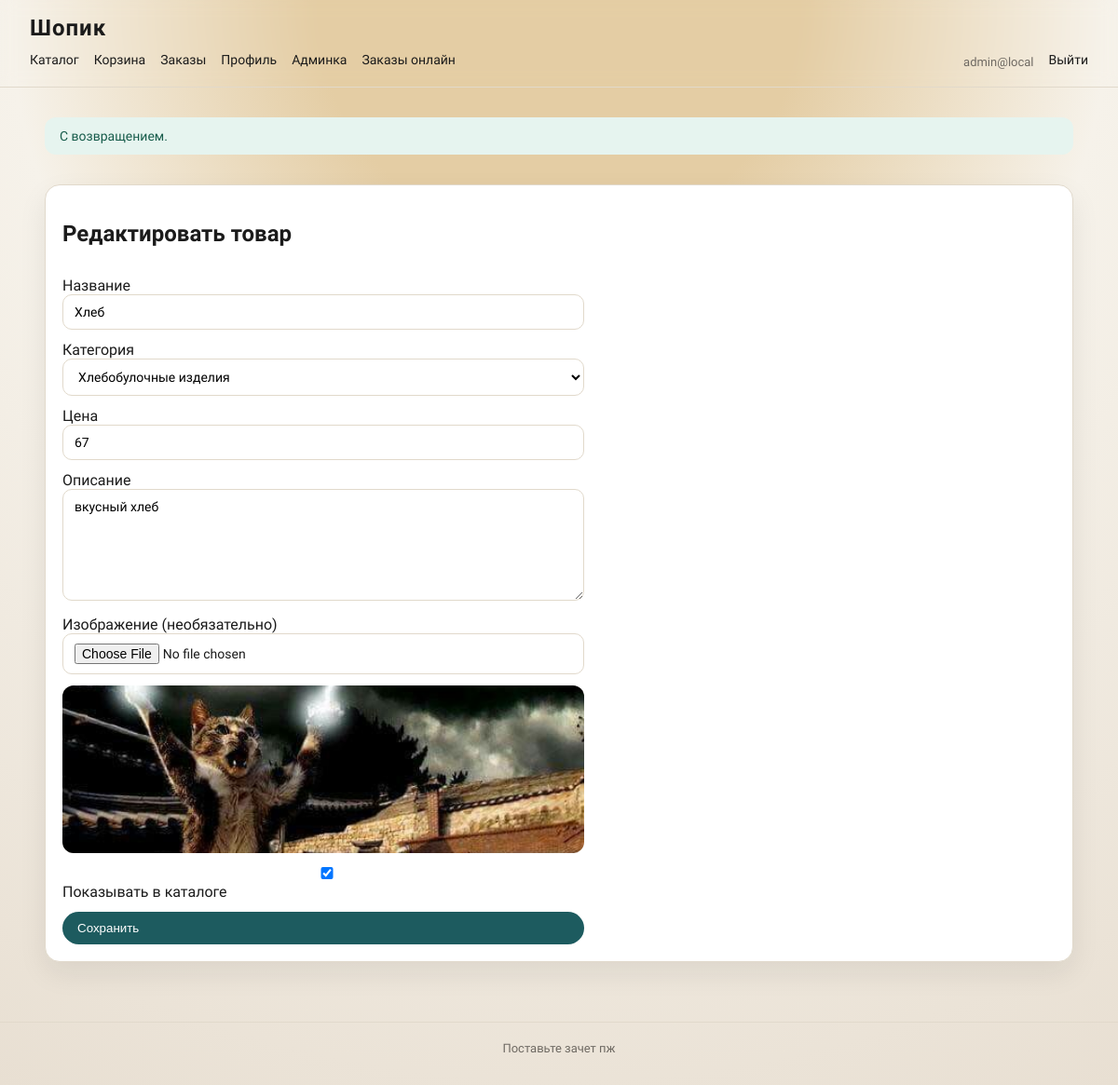
Page /admin/product_edit.php?id=15 (signed in) on the committed database.
### tables this page shows
CREATE TABLE users (
            id INTEGER PRIMARY KEY AUTOINCREMENT,
            email TEXT NOT NULL UNIQUE,
            password_hash TEXT NOT NULL,
            role TEXT NOT NULL DEFAULT "user",
            created_at TEXT NOT NULL DEFAULT CURRENT_TIMESTAMP
        );

CREATE TABLE products (
            id INTEGER PRIMARY KEY AUTOINCREMENT,
            category_id INTEGER NULL,
            name TEXT NOT NULL,
            description TEXT NOT NULL,
            price REAL NOT NULL,
            image_path TEXT NULL,
            is_active INTEGER NOT NULL DEFAULT 1,
            FOREIGN KEY (category_id) REFERENCES categories(id) ON DELETE SET NULL
        );

CREATE TABLE categories (
            id INTEGER PRIMARY KEY AUTOINCREMENT,
            name TEXT NOT NULL
        );

### db.php (called while the page is built, shortened)
<?php
function db(): PDO
{
    static $pdo = null;
    if ($pdo instanceof PDO) {
        return $pdo;
    }
    $dbPath = __DIR__ . '/data/shop.sqlite';
    $pdo = new PDO('sqlite:' . $dbPath);
    $pdo->setAttribute(PDO::ATTR_ERRMODE, PDO::ERRMODE_EXCEPTION);
    $pdo->exec('PRAGMA foreign_keys = ON');
    init_db($pdo);
    return $pdo;
}
function init_db(PDO $pdo): void
{
    $pdo->exec(
        'CREATE TABLE IF NOT EXISTS users (
            id INTEGER PRIMARY KEY AUTOINCREMENT,
            email TEXT NOT NULL UNIQUE,
            password_hash TEXT NOT NULL,
            role TEXT NOT NULL DEFAULT "user",
            created_at TEXT NOT NULL DEFAULT CURRENT_TIMESTAMP
        )'
    );
    $pdo->exec(
        'CREATE TABLE IF NOT EXISTS categories (
            id INTEGER PRIMARY KEY AUTOINCREMENT,
            name TEXT NOT NULL
        )'
    );
    $pdo->exec(
        'CREATE TABLE IF NOT EXISTS products (
            id INTEGER PRIMARY KEY AUTOINCREMENT,
            category_id INTEGER NULL,
            name TEXT NOT NULL,
            description TEXT NOT NULL,
            price REAL NOT NULL,
            image_path TEXT NULL,
            is_active INTEGER NOT NULL DEFAULT 1,
            FOREIGN KEY (category_id) REFERENCES categories(id) ON DELETE SET NULL
        )'
    );
    $pdo->exec(
        'CREATE TABLE IF NOT EXISTS cart_items (
            id INTEGER PRIMARY KEY AUTOINCREMENT,
            user_id INTEGER NOT NULL,
            product_id INTEGER NOT NULL,
            qty INTEGER NOT NULL DEFAULT 1,
            UNIQUE(user_id, product_id),
            FOREIGN KEY (user_id) REFERENCES users(id) ON DELETE CASCADE,
            FOREIGN KEY (product_id) REFERENCES products(id) ON DELETE CASCADE
        )'
    );
    $pdo->exec(
        'CREATE TABLE IF NOT EXISTS orders (
            id INTEGER PRIMARY KEY AUTOINCREMENT,
            user_id INTEGER NOT NULL,
            status TEXT NOT NULL DEFAULT "new",
            created_at TEXT NOT NULL DEFAULT CURRENT_TIMESTAMP,
            FOREIGN KEY (user_id) REFERENCES users(id) ON DELETE CASCADE
        )'
    );
    $pdo->exec(
        'CREATE TABLE IF NOT EXISTS order_items (
            id INTEGER PRIMARY KEY AUTOINCREMENT,
            order_id INTEGER NOT NULL,
            product_id INTEGER NOT NULL,
            qty INTEGER NOT NULL,
            price REAL NOT NULL,
            FOREIGN KEY (order_id) REFERENCES orders(id) ON DELETE CASCADE,
            FOREIGN KEY (product_id) REFERENCES products(id) ON DELETE CASCADE
        )'
    );
    $adminExists = (int) $pdo->query("SELECT COUNT(*) FROM users WHERE role = 'admin'")->fetchColumn();
}
function e($value): string
{
    return htmlspecialchars((string) $value, ENT_QUOTES, 'UTF-8');
}
function current_user(): ?array
{
    static $cached = null;
    if ($cached !== null) {
        return $cached;
    }
    $stmt = db()->prepare('SELECT id, email, role FROM users WHERE id = ?');
    $stmt->execute([$_SESSION['user_id']]);
    $user = $stmt->fetch(PDO::FETCH_ASSOC) ?: null;
    $cached = $user;
    return $cached;
}
function is_admin(): bool
{
    $user = current_user();
    return $user && $user['role'] === 'admin';
}
function require_admin(): void
{
    if (!is_admin()) {
        header('Location: /login.php');
        exit;
    }
}
function flash(string $key, ?string $value = null): ?string
{
    if (!empty($_SESSION['flash'][$key])) {
        $msg = (string) $_SESSION['flash'][$key];
        return $msg;
    }
    return null;
}

### admin/product_edit.php (the view, shortened to what this page needs)
<?php
require_once __DIR__ . '/../db.php';
require_admin();
$pdo = db();
$categories = $pdo->query('SELECT id, name FROM categories ORDER BY name')->fetchAll(PDO::FETCH_ASSOC);
$productId = (int) ($_GET['id'] ?? $_POST['id'] ?? 0);
$product = null;
if ($productId > 0) {
    $stmt = $pdo->prepare('SELECT * FROM products WHERE id = ?');
    $stmt->execute([$productId]);
    $product = $stmt->fetch(PDO::FETCH_ASSOC) ?: null;
}
$page_title = $product ? 'Редактировать товар' : 'Добавить товар';
include __DIR__ . '/../partials/header.php';
?>
<section class="card">
    <h2><?= e($page_title) ?></h2>
    <form class="form" method="post" enctype="multipart/form-data" action="/admin/product_edit.php">
        <label>
            Название
            <input type="text" name="name" value="<?= e($product['name'] ?? '') ?>" required>
        </label>
        <label>
            Категория
            <select name="category_id">
                <?php foreach ($categories as $category): ?>
                    <option value="<?= (int) $category['id'] ?>" <?= ($product && (int) $product['category_id'] === (int) $category['id']) ? 'selected' : '' ?>>
                        <?= e($category['name']) ?>
                    </option>
                <?php endforeach; ?>
            </select>
        </label>
        <label>
            Цена
            <input type="number" name="price" step="0.01" min="0" value="<?= e($product['price'] ?? '') ?>" required>
        </label>
        <label>
            Описание
            <textarea name="description" required><?= e($product['description'] ?? '') ?></textarea>
        </label>
        <label>
            Изображение (необязательно)
            <input type="file" name="image" accept="image/*">
        </label>
        <?php if (!empty($product['image_path'])): ?>
            <img class="product-image" src="<?= e($product['image_path']) ?>" alt="<?= e($product['name']) ?>">
        <?php endif; ?>
        <label>
            <input type="checkbox" name="is_active" <?= (!isset($product['is_active']) || $product['is_active']) ? 'checked' : '' ?>>
            Показывать в каталоге
        </label>
        <button type="submit">Сохранить</button>
    </form>
</section>
<?php include __DIR__ . '/../partials/footer.php'; ?>

### partials/header.php (shortened to what this page needs)
<?php
$user = current_user();
?>
<!doctype html>
<html lang="ru">
<head>
    <link rel="stylesheet" href="/assets/css/style.css">
</head>
<body>
<div class="page">
    <header class="site-header">
        <div class="logo"><a href="/">Шопик</a></div>
        <nav class="site-nav">
            <a href="/">Каталог</a>
            <?php if ($user): ?>
                <a href="/cart.php">Корзина</a>
                <a href="/my_orders.php">Заказы</a>
                <a href="/profile.php">Профиль</a>
            <?php endif; ?>
            <?php if ($user && $user['role'] === 'admin'): ?>
                <a href="/admin/index.php">Админка</a>
                <a href="/admin/orders.php">Заказы онлайн</a>
            <?php endif; ?>
            <?php if ($user): ?>
                <span class="nav-user"><?= e($user['email']) ?></span>
                <a href="/logout.php">Выйти</a>
            <?php else: ?>
                <a href="/login.php">Войти</a>
                <a href="/register.php">Регистрация</a>
            <?php endif; ?>
        </nav>
    </header>
    <main class="site-main">
        <?php if ($msg = flash('success')): ?>
            <div class="alert success"><?= e($msg) ?></div>
        <?php endif; ?>

### assets/css/style.css (style rules this page uses)
:root { --bg: #f6f2ea; --bg-accent: #e8dfd2; --ink: #1b1b1b; --muted: #6f6a63; --accent: #1d5b5f; --accent-2: #c07c2d; --card: #ffffff; --line: #e1d9cb; --shadow: 0 12px 30px rgba(27, 27, 27, 0.08); }
* { box-sizing: border-box; }
body { margin: 0; font-family: 'Source Sans 3', sans-serif; color: var(--ink); background: radial-gradient(circle at top, #e4cda4 20%, var(--bg) 45%, var(--bg-accent) 100%); min-height: 100vh; }
.page { min-height: 100vh; display: flex; flex-direction: column; }
.site-header { position: sticky; top: 0; background: radial-gradient(linear at top, #e4cda4 20%, var(--bg) 85%, var(--bg-accent) 100%); backdrop-filter: blur(8px); border-bottom: 1px solid var(--line); padding: 16px 32px; z-index: 10; }
.logo a { font-size: 24px; letter-spacing: 0.04em; text-decoration: none; color: var(--ink); font-weight: 600; }
.site-nav { display: flex; flex-wrap: wrap; gap: 16px; align-items: center; margin-top: 12px; font-size: 14px; }
.site-nav a { text-decoration: none; color: var(--ink); padding-bottom: 4px; border-bottom: 1px solid transparent; transition: border-color 0.2s ease; }
.nav-user { font-size: 13px; color: var(--muted); }
.site-main { width: min(1120px, 92vw); margin: 32px auto 64px; display: flex; flex-direction: column; gap: 32px; }
.card { background: var(--card); border: 1px solid var(--line); border-radius: 16px; padding: 18px; box-shadow: var(--shadow); display: flex; flex-direction: column; gap: 12px; }
.product-image { width: 100%; height: 180px; border-radius: 12px; object-fit: cover; background: #f1ece3; }
.button, button { border: none; border-radius: 999px; padding: 10px 16px; background: var(--accent); color: white; font-weight: 500; cursor: pointer; text-decoration: none; display: inline-flex; align-items: center; gap: 6px; }
.form { display: grid; gap: 12px; max-width: 560px; }
input, textarea, select { width: 100%; padding: 10px 12px; border-radius: 10px; border: 1px solid var(--line); font-family: inherit; font-size: 14px; background: #fff; }
textarea { min-height: 120px; resize: vertical; }
.alert { padding: 12px 16px; border-radius: 12px; font-size: 14px; }
.alert.success { background: #e6f4ef; color: #175c4b; }

### rows in the picture
users: email "admin@local"
products: name "Хлеб", category_id "Хлебобулочные изделия", price "67", description "вкусный хлеб", image_path (picture), is_active "☑"

### other values in the picture
$msg "С возвращением."
$page_title "Редактировать товар"
